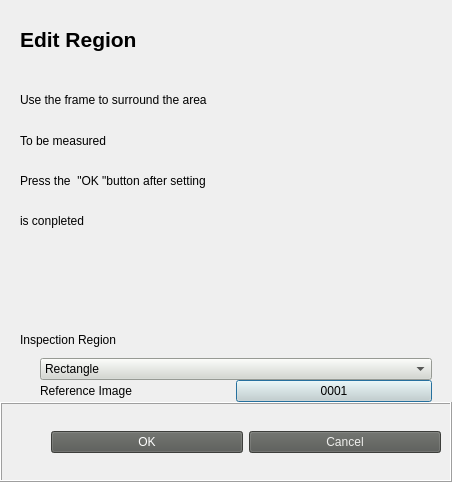
<?xml version="1.0" encoding="UTF-8"?>
<ui version="4.0">
 <class>Class_DlogER_2Dcode</class>
 <widget class="QDialog" name="Class_DlogER_2Dcode">
  <property name="geometry">
   <rect>
    <x>0</x>
    <y>0</y>
    <width>452</width>
    <height>482</height>
   </rect>
  </property>
  <property name="windowTitle">
   <string>Dialog</string>
  </property>
  <layout class="QVBoxLayout" name="verticalLayout_2">
   <property name="spacing">
    <number>0</number>
   </property>
   <property name="leftMargin">
    <number>0</number>
   </property>
   <property name="topMargin">
    <number>0</number>
   </property>
   <property name="rightMargin">
    <number>0</number>
   </property>
   <property name="bottomMargin">
    <number>0</number>
   </property>
   <item>
    <layout class="QVBoxLayout" name="verticalLayout">
     <property name="topMargin">
      <number>0</number>
     </property>
     <property name="bottomMargin">
      <number>0</number>
     </property>
     <item>
      <layout class="QVBoxLayout" name="verticalLayout_4">
       <property name="leftMargin">
        <number>20</number>
       </property>
       <item>
        <widget class="QLabel" name="label">
         <property name="text">
          <string>&lt;html&gt;&lt;head/&gt;&lt;body&gt;&lt;p&gt;&lt;span style=&quot; font-size:16pt; font-weight:600;&quot;&gt;Edit Region&lt;/span&gt;&lt;/p&gt;&lt;/body&gt;&lt;/html&gt;</string>
         </property>
        </widget>
       </item>
      </layout>
     </item>
     <item>
      <layout class="QVBoxLayout" name="verticalLayout_5">
       <property name="leftMargin">
        <number>20</number>
       </property>
       <item>
        <widget class="QLabel" name="label_3">
         <property name="text">
          <string>&lt;html&gt;&lt;head/&gt;&lt;body&gt;&lt;p&gt;Use the frame to surround the area&lt;/p&gt;&lt;/body&gt;&lt;/html&gt;</string>
         </property>
        </widget>
       </item>
       <item>
        <widget class="QLabel" name="label_2">
         <property name="text">
          <string>To be measured</string>
         </property>
        </widget>
       </item>
      </layout>
     </item>
     <item>
      <layout class="QVBoxLayout" name="verticalLayout_3">
       <property name="leftMargin">
        <number>20</number>
       </property>
       <item>
        <widget class="QLabel" name="label_4">
         <property name="text">
          <string>Press the  &quot;OK &quot;button after setting </string>
         </property>
        </widget>
       </item>
       <item>
        <widget class="QLabel" name="label_5">
         <property name="text">
          <string>is conpleted</string>
         </property>
        </widget>
       </item>
      </layout>
     </item>
     <item>
      <widget class="QFrame" name="verticalFrame_5">
       <layout class="QVBoxLayout" name="verticalLayout_6"/>
      </widget>
     </item>
     <item>
      <layout class="QVBoxLayout" name="verticalLayout_7">
       <item>
        <layout class="QHBoxLayout" name="horizontalLayout_4">
         <property name="leftMargin">
          <number>20</number>
         </property>
         <item>
          <widget class="QLabel" name="label_6">
           <property name="text">
            <string>Inspection Region</string>
           </property>
          </widget>
         </item>
        </layout>
       </item>
       <item>
        <layout class="QHBoxLayout" name="horizontalLayout_3">
         <property name="rightMargin">
          <number>20</number>
         </property>
         <item>
          <spacer name="horizontalSpacer_2">
           <property name="orientation">
            <enum>Qt::Horizontal</enum>
           </property>
           <property name="sizeType">
            <enum>QSizePolicy::Minimum</enum>
           </property>
           <property name="sizeHint" stdset="0">
            <size>
             <width>40</width>
             <height>20</height>
            </size>
           </property>
          </spacer>
         </item>
         <item>
          <widget class="QComboBox" name="comBox_InspectionRegion_2Dcode">
           <property name="styleSheet">
            <string notr="true">background-color: rgb(211, 215, 207);</string>
           </property>
           <item>
            <property name="text">
             <string>Rectangle</string>
            </property>
           </item>
          </widget>
         </item>
        </layout>
       </item>
       <item>
        <layout class="QHBoxLayout" name="horizontalLayout">
         <property name="rightMargin">
          <number>20</number>
         </property>
         <item>
          <spacer name="horizontalSpacer_3">
           <property name="orientation">
            <enum>Qt::Horizontal</enum>
           </property>
           <property name="sizeType">
            <enum>QSizePolicy::Minimum</enum>
           </property>
           <property name="sizeHint" stdset="0">
            <size>
             <width>40</width>
             <height>20</height>
            </size>
           </property>
          </spacer>
         </item>
         <item>
          <widget class="QLabel" name="label_7">
           <property name="text">
            <string>Reference Image</string>
           </property>
          </widget>
         </item>
         <item>
          <widget class="QPushButton" name="btn_referencImage_2Dcode">
           <property name="styleSheet">
            <string notr="true">
background-color: rgb(211, 215, 207);</string>
           </property>
           <property name="text">
            <string>0001</string>
           </property>
          </widget>
         </item>
        </layout>
       </item>
      </layout>
     </item>
     <item>
      <widget class="QFrame" name="horizontalFrame_2">
       <property name="frameShape">
        <enum>QFrame::Box</enum>
       </property>
       <property name="frameShadow">
        <enum>QFrame::Raised</enum>
       </property>
       <layout class="QHBoxLayout" name="horizontalLayout_2">
        <item>
         <spacer name="horizontalSpacer">
          <property name="orientation">
           <enum>Qt::Horizontal</enum>
          </property>
          <property name="sizeType">
           <enum>QSizePolicy::Minimum</enum>
          </property>
          <property name="sizeHint" stdset="0">
           <size>
            <width>40</width>
            <height>20</height>
           </size>
          </property>
         </spacer>
        </item>
        <item>
         <widget class="QPushButton" name="btn_OK_editRegion_2Dcode">
          <property name="styleSheet">
           <string notr="true">background-color: rgb(85, 87, 83);
color: rgb(255, 255, 255);</string>
          </property>
          <property name="text">
           <string>OK</string>
          </property>
         </widget>
        </item>
        <item>
         <widget class="QPushButton" name="btn_Cancel_editRegion_2Dcode">
          <property name="styleSheet">
           <string notr="true">background-color: rgb(85, 87, 83);
color: rgb(238, 238, 236);</string>
          </property>
          <property name="text">
           <string>Cancel</string>
          </property>
         </widget>
        </item>
       </layout>
      </widget>
     </item>
    </layout>
   </item>
  </layout>
 </widget>
 <resources/>
 <connections/>
</ui>
